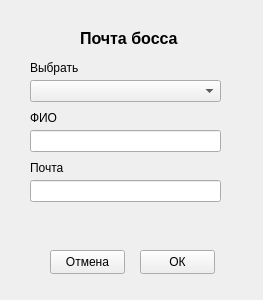
<?xml version="1.0" encoding="UTF-8"?>
<ui version="4.0">
 <class>Form</class>
 <widget class="QWidget" name="Form">
  <property name="geometry">
   <rect>
    <x>0</x>
    <y>0</y>
    <width>263</width>
    <height>300</height>
   </rect>
  </property>
  <property name="windowTitle">
   <string>Почта босса</string>
  </property>
  <widget class="QComboBox" name="cb_family">
   <property name="geometry">
    <rect>
     <x>30</x>
     <y>80</y>
     <width>191</width>
     <height>22</height>
    </rect>
   </property>
  </widget>
  <widget class="QLabel" name="label">
   <property name="geometry">
    <rect>
     <x>80</x>
     <y>30</y>
     <width>111</width>
     <height>16</height>
    </rect>
   </property>
   <property name="font">
    <font>
     <pointsize>12</pointsize>
     <bold>true</bold>
    </font>
   </property>
   <property name="text">
    <string>Почта босса</string>
   </property>
  </widget>
  <widget class="QLineEdit" name="family">
   <property name="geometry">
    <rect>
     <x>30</x>
     <y>130</y>
     <width>191</width>
     <height>22</height>
    </rect>
   </property>
  </widget>
  <widget class="QLineEdit" name="email">
   <property name="geometry">
    <rect>
     <x>30</x>
     <y>180</y>
     <width>191</width>
     <height>22</height>
    </rect>
   </property>
  </widget>
  <widget class="QLabel" name="label_2">
   <property name="geometry">
    <rect>
     <x>30</x>
     <y>60</y>
     <width>49</width>
     <height>16</height>
    </rect>
   </property>
   <property name="text">
    <string>Выбрать</string>
   </property>
  </widget>
  <widget class="QLabel" name="label_3">
   <property name="geometry">
    <rect>
     <x>30</x>
     <y>110</y>
     <width>49</width>
     <height>16</height>
    </rect>
   </property>
   <property name="text">
    <string>ФИО</string>
   </property>
  </widget>
  <widget class="QLabel" name="label_4">
   <property name="geometry">
    <rect>
     <x>30</x>
     <y>160</y>
     <width>49</width>
     <height>16</height>
    </rect>
   </property>
   <property name="text">
    <string>Почта</string>
   </property>
  </widget>
  <widget class="QPushButton" name="b_ok">
   <property name="geometry">
    <rect>
     <x>140</x>
     <y>250</y>
     <width>75</width>
     <height>24</height>
    </rect>
   </property>
   <property name="text">
    <string>ОК</string>
   </property>
  </widget>
  <widget class="QPushButton" name="b_cancel">
   <property name="geometry">
    <rect>
     <x>50</x>
     <y>250</y>
     <width>75</width>
     <height>24</height>
    </rect>
   </property>
   <property name="text">
    <string>Отмена</string>
   </property>
  </widget>
 </widget>
 <resources/>
 <connections/>
</ui>
